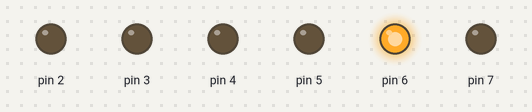
Recording of a sketch running on a simulated Arduino Uno, built with avr-gcc and run on an emulated ATmega328P. Shown: output pins drawn as LEDs (lit = HIGH).

Above: at 0.5 s.
At 1.5 s:
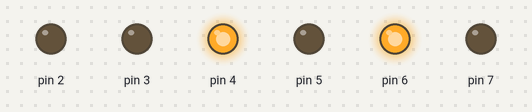
At 2.5 s:
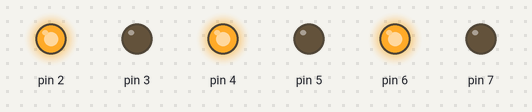
At 5.5 s:
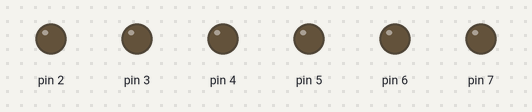
Timing chart, 0 to 7.8 s (numbered marks = the images above):
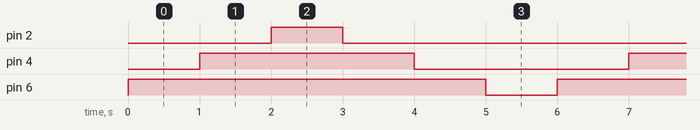

Measured:
- by itself, pin 2: alternates HIGH for 1.0 s and LOW for 5.0 s
- by itself, pin 4: alternates HIGH for 3.0 s and LOW for 3.0 s
- by itself, pin 6: alternates HIGH for 5.0 s and LOW for 1.0 s

The sketch:

prog3.ino
```cpp
void setup() {
  // put your setup code here, to run once:
  pinMode(7, OUTPUT);
  pinMode(6, OUTPUT);
  pinMode(5, OUTPUT);
  pinMode(4, OUTPUT);
  pinMode(3, OUTPUT);
  pinMode(2, OUTPUT);

  digitalWrite(7, LOW);
  digitalWrite(5, LOW);
  digitalWrite(3, LOW);
}

void loop() {
  // put your main code here, to run repeatedly:
  digitalWrite(6, HIGH);
  delay(1000);
  digitalWrite(4, HIGH);
  delay(1000);
  digitalWrite(2, HIGH);
  delay(1000);
  digitalWrite(2, LOW);
  delay(1000);
  digitalWrite(4, LOW);
  delay(1000);
  digitalWrite(6, LOW);
  delay(1000);
}
```
